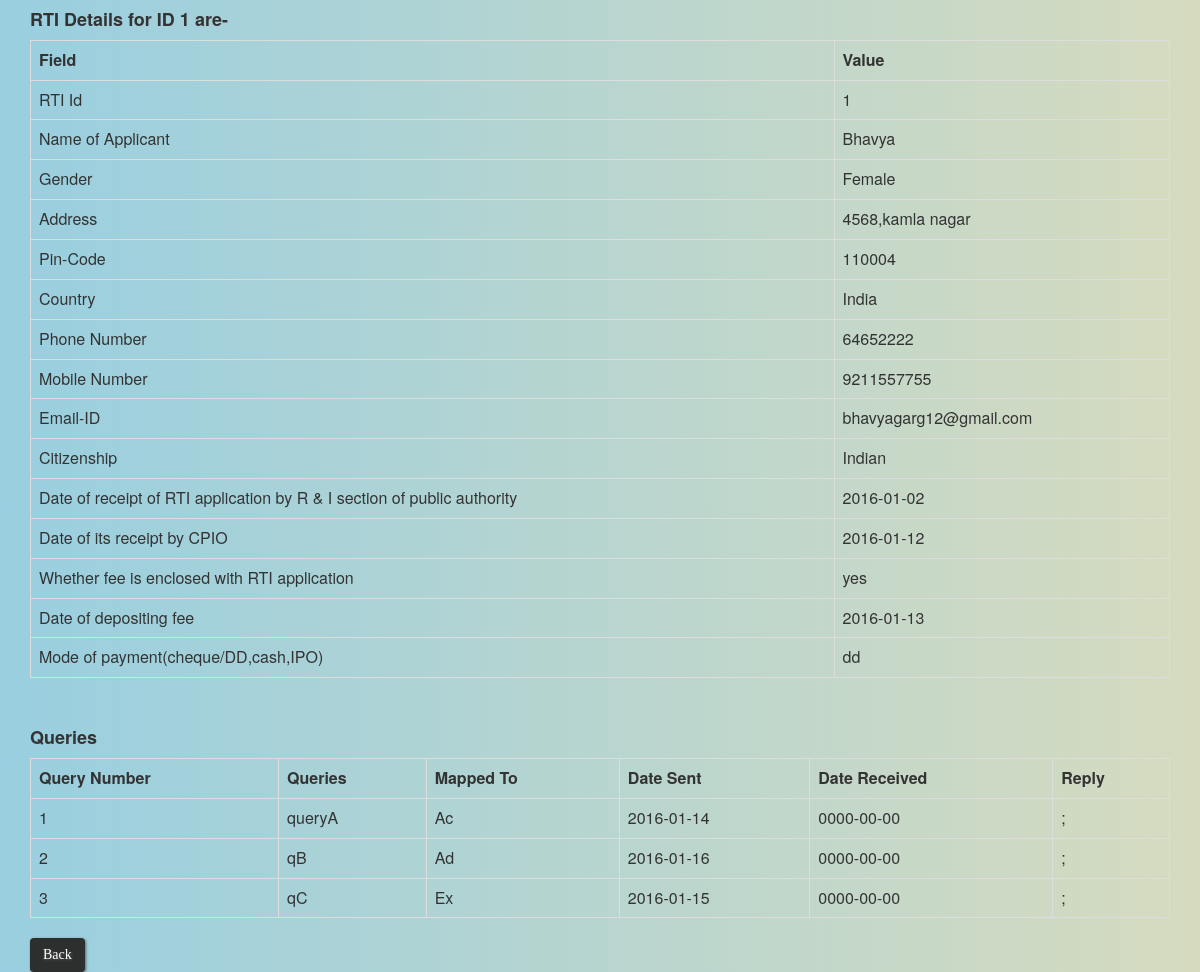
Screenshot of /compid.php?id=1 with the database file from the repository.
### tables this page shows
CREATE TABLE `add_rti` (
  `id` int(11) NOT NULL,
  `name` varchar(30) NOT NULL,
  `gender` varchar(15) NOT NULL,
  `address` varchar(100) NOT NULL,
  `pin_code` int(11) NOT NULL,
  `state` varchar(20) NOT NULL,
  `country` varchar(10) NOT NULL,
  `phone_no` varchar(15) NOT NULL,
  `mobile` varchar(15) NOT NULL,
  `email` varchar(40) NOT NULL,
  `citizenship` varchar(15) NOT NULL,
  `date_of_receipt` date NOT NULL,
  `date_of_receipt_cio` date NOT NULL,
  `timespan` int(11) NOT NULL,
  `fee_enclosed` varchar(10) NOT NULL,
  `fee_deposit_date` date NOT NULL,
  `pay_mode` varchar(20) NOT NULL,
  `archive` int(11) DEFAULT NULL,
  `closed` int(11) DEFAULT NULL
);

CREATE TABLE `t2` (
  `id` int(11) NOT NULL,
  `q_no` int(11) NOT NULL,
  `ques` varchar(200) NOT NULL,
  `map` varchar(50) NOT NULL,
  `date_sent` date NOT NULL
);

CREATE TABLE `reply_queries` (
  `id` int(11) NOT NULL,
  `q_no` int(11) NOT NULL,
  `ans` varchar(80) NOT NULL,
  `section` varchar(300) NOT NULL,
  `date_received` date NOT NULL
);

### compid.php (the view, shortened to what this page needs)
<html>
	<head>
		<link rel="stylesheet" href="css/background.css">
		<link rel="stylesheet" href="bootstrap/css/bootstrap.min.css">
	</head>
<body>
<div class='container'>
<?php
	include 'config_database.php';
	$id=$_GET['id'];
	echo "<h4><strong>RTI Details for ID ".$id." are-</strong></h4>" ;
	$query=" SELECT * FROM add_rti where id=".$id;
    $res=mysqli_query($con, $query);
	$r1=mysqli_fetch_assoc($res);
	echo "<table class='table table-bordered'>" ;
		echo "<tr>
				<th>Field</th>
				<th>Value</th>
			</tr>";
		echo "<tr>";
			echo "<td>RTI Id</td>";
			echo "<td>".$r1['id']."</td>";
		echo "</tr>";
		echo "<tr>";
			echo "<td>Name of Applicant</td>";
			echo "<td>".$r1['name']."</td>";
		echo "</tr>";
		echo "<tr>";
			echo "<td>Gender</td>";
			echo "<td>".$r1['gender']."</td>";
		echo "</tr>";
		echo "<tr>";
			echo "<td>Address</td>";
			echo "<td>".$r1['address']."</td>";
		echo "</tr>";
		echo "<tr>";
			echo "<td>Pin-Code</td>";
			echo "<td>".$r1['pin_code']."</td>";
		echo "</tr>";
		echo "<tr>";
			echo "<td>Country</td>";
			echo "<td>".$r1['country']."</td>";
		echo "</tr>";
		echo "<tr>";
			echo "<td>Phone Number</td>";
			echo "<td>".$r1['phone_no']."</td>";
		echo "</tr>";
		echo "<tr>";
			echo "<td>Mobile Number</td>";
			echo "<td>".$r1['mobile']."</td>";
		echo "</tr>";
		echo "<tr>";
			echo "<td>Email-ID</td>";
			echo "<td>".$r1['email']."</td>";
		echo "</tr>";
		echo "<tr>";
			echo "<td>Citizenship</td>";
			echo "<td>".$r1['citizenship']."</td>";
		echo "</tr>";
		echo "<tr>";
			echo "<td>Date of receipt of RTI application by R & I section of public authority</td>";
			echo "<td>".$r1['date_of_receipt']."</td>";
		echo "</tr>";
		echo "<tr>";
			echo "<td>Date of its receipt by CPIO</td>";
			echo "<td>".$r1['date_of_receipt_cio']."</td>";
		echo "</tr>";
		echo "<tr>";
			echo "<td>Whether fee is enclosed with RTI application</td>";
			echo "<td>".$r1['fee_enclosed']."</td>";
		echo "</tr>";
		echo "<tr>";
			echo "<td>Date of depositing fee</td>";
			echo "<td>".$r1['fee_deposit_date']."</td>";
		echo "</tr>";
		echo "<tr>";
			echo "<td>Mode of payment(cheque/DD,cash,IPO)</td>";
			echo "<td>".$r1['pay_mode']."</td>";
		echo "</tr>";
	echo "</table><br>";
	$query=" SELECT * FROM t2 where id=".$id;
    $res=mysqli_query($con, $query);
	$r6=mysqli_fetch_assoc($res);
	$query=" SELECT * FROM reply_queries where id=".$id;
    $res1=mysqli_query($con, $query);
	$r7=mysqli_fetch_assoc($res1);
	echo "<h4><strong>Queries<strong></h4>";
	echo "<table class='table table-bordered'>
			<tr>
				<th>Query Number</th>
				<th>Queries</th>
				<th>Mapped To</th>
				<th>Date Sent</th>
				<th>Date Received</th>
				<th>Reply</th>
			</tr>";
	if($r6)
	{
		do{
			echo "<tr>";
				echo "<td>".$r6['q_no']."</td>";
				echo "<td>".$r6['ques']."</td>";
				echo "<td>".$r6['map']."</td>";
				echo "<td>".$r6['date_sent']."</td>";
				if($r7)
				{
					while($r6['q_no']==$r7['q_no'])
					{
						echo "<td>".$r7['date_received']."</td>";
						echo "<td>".$r7['ans']."; ".$r7['section']."</td>";
						$r7=mysqli_fetch_assoc($res1);
					}
				}
				else
				{
					echo "<td> - </td>";
					echo "<td> - </td>";
				}
			echo "</tr>";
			$r6=mysqli_fetch_assoc($res);
		}while($r6);
	}
	echo "</table>";
	if($r1['closed']==1)
		echo "<a class=btn href='view_closed_rti.php'>Back</a>" ;
	else if($r1['archive']==1)
		echo "<a class=btn href='completed_rti.php'>Back</a>" ;
	else
		echo "<a class=btn href='ongoing_rti_option.php?id=".$id."'>Back</a>" ;
?>
</div>
</body>
</html>

### css/background.css (style rules this page uses)
body { background: #99cfe0; background: -moz-linear-gradient(left, #f9cfe0 0%, #d6dbbf 100%); background: -webkit-linear-gradient(left, #99cfe0 0%,#d6dbbf 100%); background: linear-gradient(to right, #99cfe0 0%,#d6dbbf 100%); }
.btn { background: #2d2e2e; background-image: -webkit-linear-gradient(top, #2d2e2e, #6b696b); background-image: -moz-linear-gradient(top, #2d2e2e, #6b696b); background-image: -ms-linear-gradient(top, #2d2e2e, #6b696b); background-image: -o-linear-gradient(top, #2d2e2e, #6b696b); background-image: linear-gradient(to bottom, #2d2e2e, #6b696b); -webkit-border-radius: 8; -moz-border-radius: 8; border-radius: 8px; text-shadow: 1px 1px 3px #616161; -webkit-box-shadow: 1px 1px 3px #666666; -moz-box-shadow: 1px 1px 3px #666666; box-shadow: 1px 1px 3px #666666; font-family: Georgia; color: #ffffff; font-size: 20px; padding: 10px 20px 10px 20px; text-decoration: none; cursor: pointer; }

### rows the page displays
add_rti: id "1", name "Bhavya", gender "Female", address "4568,kamla nagar", pin_code "110004", country "India", phone_no "64652222", mobile "9211557755", email "bhavyagarg12@gmail.com", citizenship "Indian", date_of_receipt "2016-01-02", date_of_receipt_cio "2016-01-12", fee_enclosed "yes", fee_deposit_date "2016-01-13", pay_mode "dd"
t2: q_no "1", ques "queryA", map "Ac", date_sent "2016-01-14"
reply_queries: date_received "0000-00-00"
t2: q_no "2", ques "qB", map "Ad", date_sent "2016-01-16"
reply_queries: date_received "0000-00-00"
t2: q_no "3", ques "qC", map "Ex", date_sent "2016-01-15"
reply_queries: date_received "0000-00-00"

### other values shown
$id "1"
